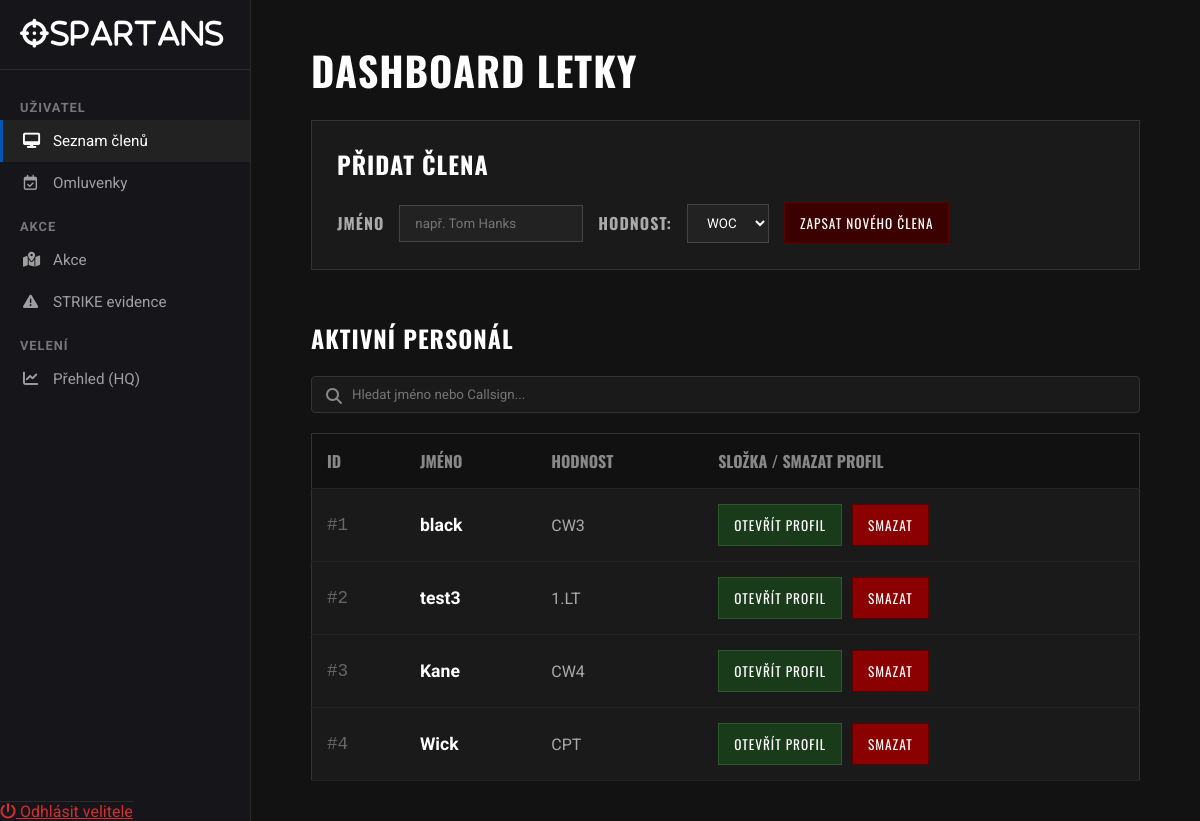
The page / (signed in) on the database as committed earlier.
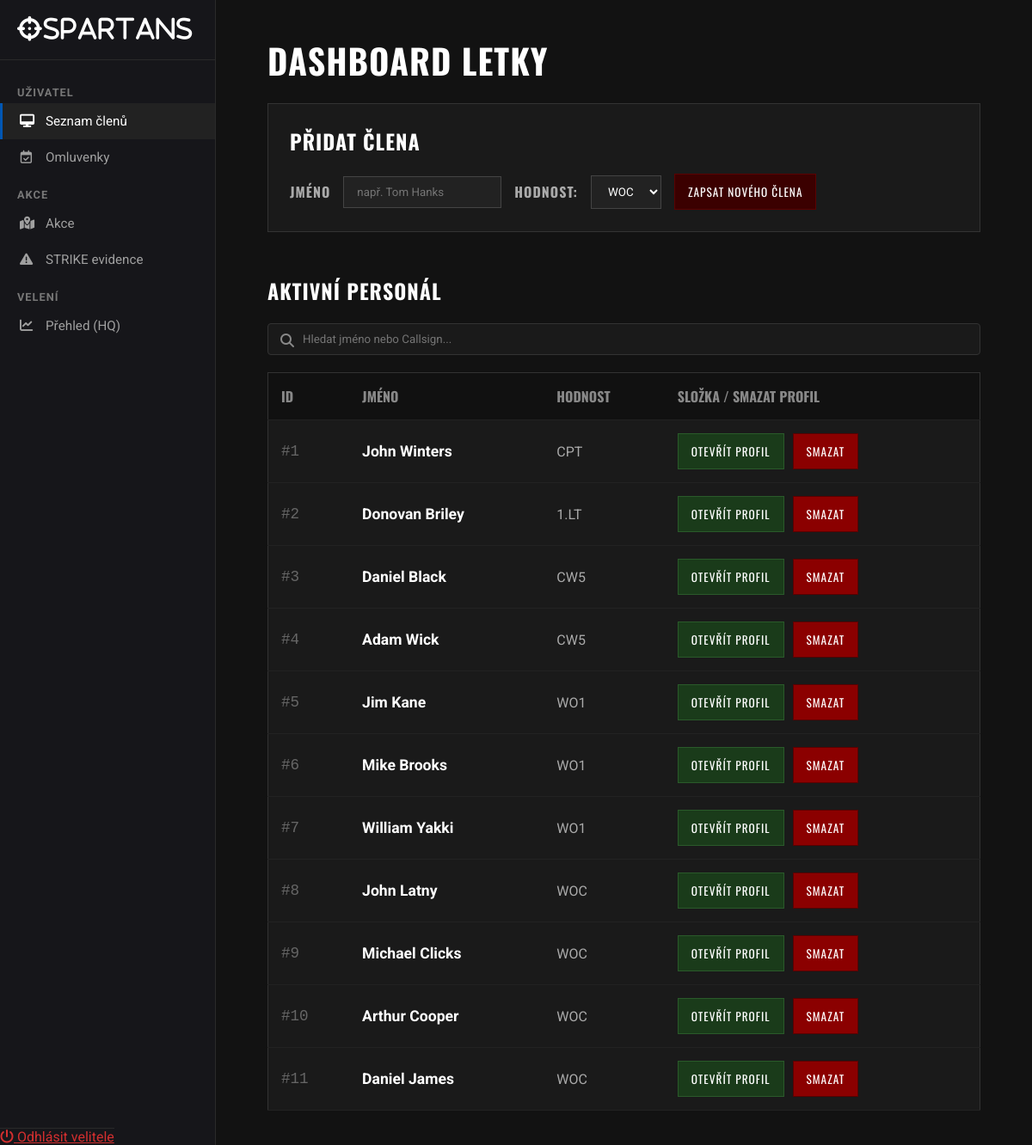
The same page on the database as committed later.
### app.py (models this page shows)
class Clen(db.Model):
    id = db.Column(db.Integer, primary_key=True)
    jmeno = db.Column(db.String(100), nullable=False)
    hodnost_id = db.Column(db.Integer, db.ForeignKey('hodnost.id'), nullable=False)
    omluvenky = db.relationship('Omluvenka', backref='clen', lazy=True, cascade="all, delete-orphan")
    ucasti = db.relationship('Ucast', backref='clen', lazy=True, cascade="all, delete-orphan")

class Hodnost(db.Model):
    id = db.Column(db.Integer, primary_key=True)
    nazev = db.Column(db.String(50), nullable=False)
    clenove = db.relationship('Clen', backref='hodnost', lazy=True)

### app.py (the view)
@app.route('/')
@login_required
def index():
    clenove = Clen.query.all()
    hodnosti = Hodnost.query.all()
    return render_template('index.html', clenove=clenove, hodnosti=hodnosti)

### app.py (called while the page is built)
def login_required(f):
    @wraps(f)
    def decorated_function(*args, **kwargs):
        if not session.get('prihlasen'):
            return redirect(url_for('login'))
        return f(*args, **kwargs)
    return decorated_function

### templates/index.html (shortened to what this page needs)
<!doctype html>
<html lang="cs">
  <head>
    <link
      rel="stylesheet"
      href="https://cdnjs.cloudflare.com/ajax/libs/font-awesome/6.4.0/css/all.min.css"
    />
    <link
      rel="stylesheet"
      href="{{ url_for('static', filename='index.css') }}"
    />
  </head>
  <body>
    <div class="sidebar">
      <div class="sidebar-brand">
        <i class="fa-solid fa-crosshairs">SPARTANS</i>
      </div>
      <div class="sidebar-category">Uživatel</div>
      <div class="sidebar-nav">
        <a href="/" class="active"
          ><i class="fa-solid fa-desktop"></i> Seznam členů</a
        >
        <a href="/omluvenky"
          ><i class="fa-regular fa-calendar-check"></i> Omluvenky</a
        >
      </div>
      <div class="sidebar-category">Akce</div>
      <div class="sidebar-nav">
        <a href="/akce"><i class="fa-solid fa-map-location-dot"></i> Akce </a>
        <a href="/strike"><i class="fa-solid fa-triangle-exclamation"></i> STRIKE evidence</a>
      </div>
      <div class="sidebar-category">Velení</div>
        <div class="sidebar-nav">
            <a href="/dashboard"><i class="fa-solid fa-chart-line"></i> Přehled (HQ)</a>
        </div>
      <div style="margin-top: auto; padding-top: 20px;">
            <a href="/logout" style="color: #d32f2f; border-top: 1px solid #2a2a2a; margin-top: 20px;"><i class="fa-solid fa-power-off"></i> Odhlásit velitele</a>
        </div>
    </div>
    <div class="main-content">
      <div class="container" style="display: block">
        <h1>Dashboard Letky</h1>
        <div class="form-box">
          <h2>PŘIDAT ČLENA</h2>
          <form action="/pridat" method="POST" class="form-group">
            <label for="jmeno">Jméno</label>
            <input
              type="text"
              id="jmeno"
              name="jmeno"
              placeholder="např. Tom Hanks"
              required
            />
            <label for="hodnost">Hodnost:</label>
            <select id="hodnost" name="hodnost">
              {% for h in hodnosti %}
              <option value="{{ h.id }}">{{ h.nazev }}</option>
              {% endfor %}
            </select>
            <button type="submit">Zapsat nového člena</button>
          </form>
        </div>
        <h2>Aktivní personál</h2>
        <div style="margin-bottom: 20px; position: relative;">
                <i class="fa-solid fa-magnifying-glass" style="position: absolute; left: 15px; top: 12px; color: #888;"></i>
                <input type="text" id="search-input" onkeyup="hledatClena()" placeholder="Hledat jméno nebo Callsign..." style="width: 100%; padding: 10px 10px 10px 40px; background-color: #1a1a1a; border: 1px solid #333; color: #fff; font-family: 'Roboto', sans-serif; box-sizing: border-box; border-radius: 4px;">
            </div>
        <table id="tabulka-clenu">
          <tr>
            <th>ID</th>
            <th>Jméno</th>
            <th>Hodnost</th>
            <th>Složka / smazat profil</th>
          </tr>
          {% for clen in clenove %}
          <tr>
            <td class="cell-id">#{{ clen.id }}</td>
            <td class="cell-name">{{ clen.jmeno }}</td>
            <td class="cell-rank">{{ clen.hodnost.nazev }}</td>
            <td>
              <div style="display: flex; gap: 10px">
                <a href="/profil/{{ clen.id }}"
                  ><button class="action-btn">Otevřít profil</button></a
                >
                <form
                  action="/smazat_clena/{{ clen.id }}"
                  method="POST"
                  onsubmit="return confirm('Opravdu smazat?');"
                >
                  <button type="submit" class="delete-btn">Smazat</button>
                </form>
              </div>
            </td>
          </tr>
          {% endfor %}
        </table>
      </div>
    </div>
  </body>
</html>

### static/index.css (style rules this page uses)
body { background-color: #121212; color: #e0e0e0; font-family: 'Roboto', sans-serif; margin: 0; padding: 0; display: flex; min-height: 100vh; }
.sidebar { width: 250px; background-color: #16161a; border-right: 1px solid #2a2a2a; display: flex; flex-direction: column; padding-top: 20px; flex-shrink: 0; }
.sidebar-brand { color: #fff; font-family: 'Oswald', sans-serif; font-size: 1.8rem; font-weight: bold; letter-spacing: 2px; padding: 0 20px 20px 20px; border-bottom: 1px solid #2a2a2a; margin-bottom: 15px; display: flex; align-items: center; gap: 10px; }
.sidebar-category { color: #777; font-size: 0.8rem; text-transform: uppercase; font-weight: bold; margin: 15px 20px 5px 20px; letter-spacing: 1px; }
.sidebar-nav { display: flex; flex-direction: column; }
.sidebar-nav a { color: #a0a0a0; text-decoration: none; padding: 12px 20px; display: flex; align-items: center; gap: 15px; font-size: 0.95rem; transition: all 0.2s; border-left: 3px solid transparent; }
.sidebar-nav a.active { background-color: #222; color: #fff; border-left-color: #0056b3; }
.sidebar-nav a i { width: 15px; text-align: center; }
.main-content { flex: 1; padding: 40px; background-color: #121212; box-sizing: border-box; }
.container { max-width: 1200px; margin: 0 auto; padding: 0 20px; }
h1, h2 { font-family: 'Oswald', sans-serif; text-transform: uppercase; color: #ffffff; letter-spacing: 1px; }
h1 { font-size: 2.5rem; margin-top: 0; margin-bottom: 20px; }
h2 { font-size: 1.5rem; margin-top: 0; margin-bottom: 20px; }
.form-box { background-color: #1a1a1a; padding: 25px; border: 1px solid #333; margin-bottom: 50px; }
.form-group { display: flex; gap: 15px; align-items: center; flex-wrap: wrap; }
label { font-weight: bold; color: #aaa; font-family: 'Oswald', sans-serif; text-transform: uppercase; letter-spacing: 1px; }
input, select, button { background-color: #222; color: #fff; border: 1px solid #444; padding: 10px 15px; font-family: 'Roboto', sans-serif; }
button { background-color: #3b0000; border: 1px solid #5a0000; cursor: pointer; font-family: 'Oswald', sans-serif; text-transform: uppercase; letter-spacing: 1px; transition: background 0.2s; }
.action-btn { background-color: #1a3b1a; border-color: #2a5a2a; }
.delete-btn { background-color: #8b0000; border-color: #5a0000; }
table { width: 100%; border-collapse: collapse; background-color: #1a1a1a; border: 1px solid #333; }
th, td { padding: 15px; text-align: left; border-bottom: 1px solid #222; }
th { background-color: #111; font-family: 'Oswald', sans-serif; color: #888; text-transform: uppercase; }
td a { text-decoration: none; }
.cell-id { color: #666; font-family: monospace; font-size: 1.1rem; }
.cell-name { font-weight: bold; color: #fff; font-size: 1.1rem; }
.cell-rank { color: #aaa; }

Rows that differ between the two databases and show on the page:
changed Clen id 1: jmeno "black" → "John Winters"; hodnost.nazev "CW3" → "CPT"
changed Clen "1.LT": jmeno "test3" → "Donovan Briley"
changed Clen id 3: jmeno "Kane" → "Daniel Black"; hodnost.nazev "CW4" → "CW5"
changed Clen id 4: jmeno "Wick" → "Adam Wick"; hodnost.nazev "CPT" → "CW5"
added Clen: id "5", jmeno "Jim Kane", hodnost.nazev "WO1"
added Clen: id "6", jmeno "Mike Brooks", hodnost.nazev "WO1"
added Clen: id "7", jmeno "William Yakki", hodnost.nazev "WO1"
added Clen: id "8", jmeno "John Latny", hodnost.nazev "WOC"
added Clen: id "9", jmeno "Michael Clicks", hodnost.nazev "WOC"
added Clen: id "10", jmeno "Arthur Cooper", hodnost.nazev "WOC"
added Clen: id "11", jmeno "Daniel James", hodnost.nazev "WOC"
